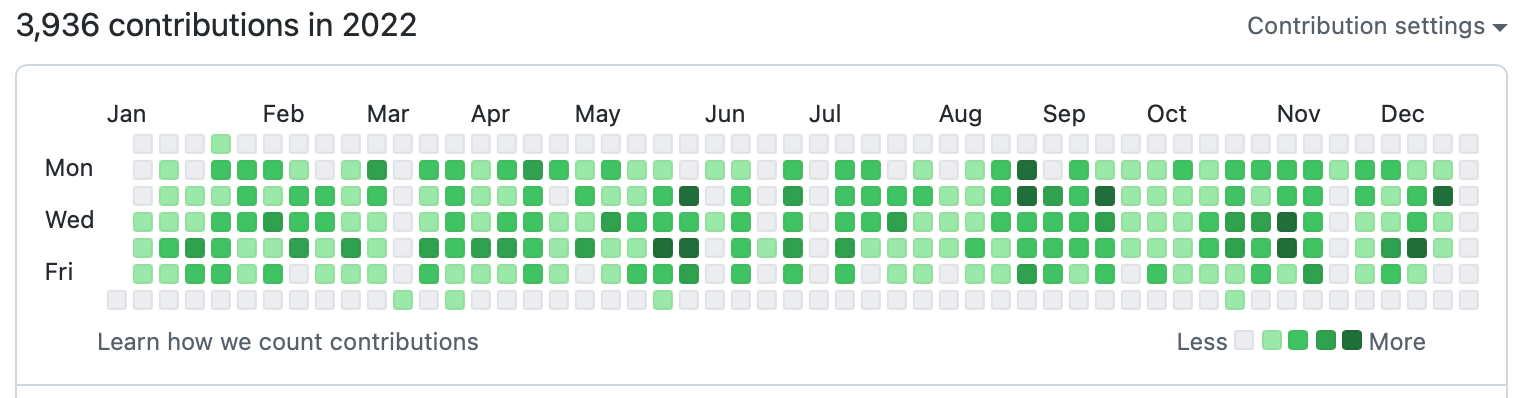
#> input picture tests/fixtures/official_github_light.png, 1536 x 398 px
$ python -i find_grid.py   (imports and definitions only)
#> lines starting #> are read from the running program, lines starting #| are printed output that depends on the picture; after the words box and inside, x2 and y2 are one past the last pixel; in counts of white or black regions, pixels touching at a corner belong together
"""Detect a 7-row contribution lattice from repeated square blobs."""

from __future__ import annotations

import math
from collections import Counter, defaultdict
from collections.abc import Iterable
from dataclasses import dataclass
from itertools import pairwise

import cv2
import numpy as np

from app.errors import ServiceError


@dataclass(frozen=True, slots=True)
class SquareBlob:
    x: float
    y: float
    width: float
    height: float
    quality: float = 1.0

    @property
    def side(self) -> float:
        return (self.width + self.height) / 2.0


@dataclass(frozen=True, slots=True)
class GridDetection:
    rows: int
    cols: int
    centers: np.ndarray
    present: np.ndarray
    cell_width: float
    cell_height: float
    pitch_x: float
    pitch_y: float
    origin_x: float
    origin_y: float
    mean_snap_error: float
    blobs_found: int
    warnings: tuple[tuple[str, str], ...] = ()


def _valid_component(
    x: int,
    y: int,
    width: int,
    height: int,
    area: float,
    image_shape: tuple[int, int],
) -> bool:
    del x, y
    image_height, image_width = image_shape
    if width < 3 or height < 3:
        return False
    if width > min(160, image_width * 0.16) or height > min(160, image_height * 0.35):
        return False
    ratio = width / height
    if ratio < 0.72 or ratio > 1.28:
        return False
    fill = float(area) / max(1.0, width * height)
    return 0.24 <= fill <= 1.12


def _components_from_quantized(rgb: np.ndarray) -> list[SquareBlob]:
    height, width = rgb.shape[:2]
#> height = 398; width = 1536
    blobs: list[SquareBlob] = []
    for quantum in (8, 16):
        # Pack quantized RGB into uint16 in place.  The previous HxWx3 int32
        # temporary cost ~69 MB at the 2400-square working bound.
        identifiers = rgb[:, :, 0].astype(np.uint16)
        identifiers //= quantum
        identifiers <<= 11
        channel = rgb[:, :, 1].astype(np.uint16)
        channel //= quantum
        channel <<= 6
        identifiers |= channel
        channel = rgb[:, :, 2].astype(np.uint16)
        channel //= quantum
        identifiers |= channel
        del channel
        values, counts = np.unique(identifiers, return_counts=True)
        # Calendar shades and panel colors dominate.  A generous cap still
        # bounds work on noisy JPEGs.
        order = np.argsort(counts)[::-1][:32]
        for value in values[order]:
            mask = cv2.compare(identifiers, int(value), cv2.CMP_EQ)
            count, _labels, stats, centroids = cv2.connectedComponentsWithStats(mask, 8)
            for index in range(1, count):
                x, y, component_width, component_height, area = stats[index]
                if not _valid_component(
                    int(x),
                    int(y),
                    int(component_width),
                    int(component_height),
                    int(area),
                    (height, width),
                ):
                    continue
                center_x, center_y = centroids[index]
                fill = area / max(1, component_width * component_height)
                blobs.append(
                    SquareBlob(
                        float(center_x),
                        float(center_y),
                        float(component_width),
                        float(component_height),
                        quality=float(fill + 0.5),
                    )
                )
#> this loop made 2 passes
#> pass 1, in _components_from_quantized, `identifiers //= quantum`:
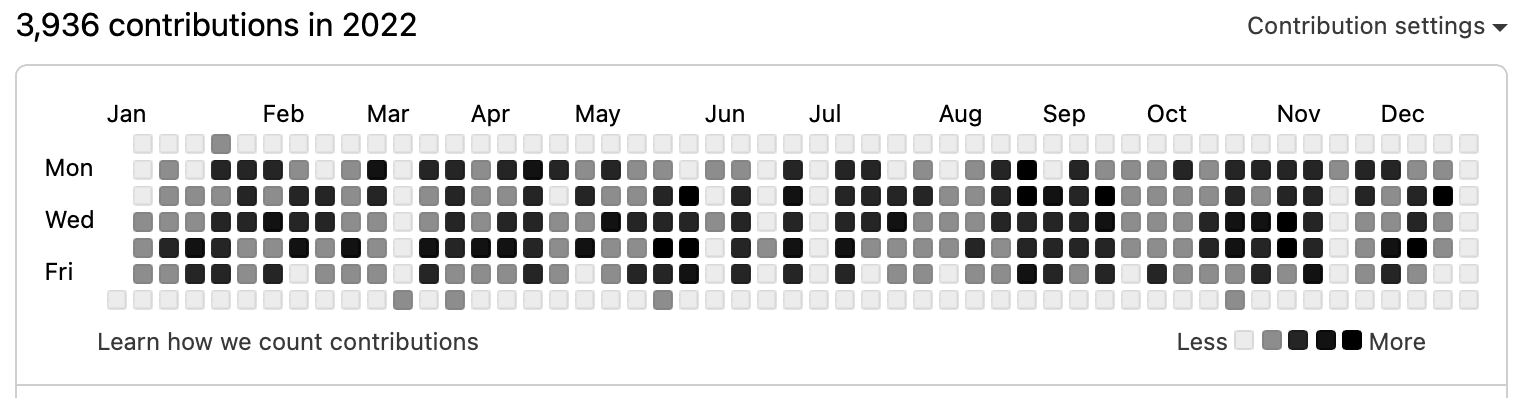
#> identifiers: shape (398, 1536) uint16; min 4, max 31, mean 27.6; drawn with min black and max white
#> pass 1, in _components_from_quantized, `channel = rgb[:, :, 1].astype(np.uint16)`:
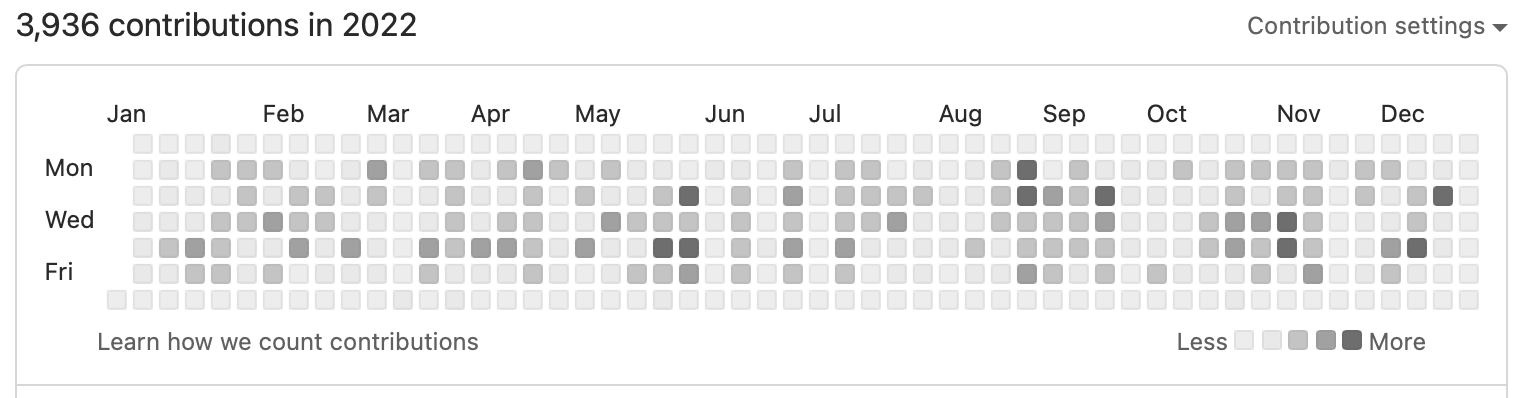
#> channel: shape (398, 1536) uint16; min 41, max 255, mean 241.3
#> after the loop:
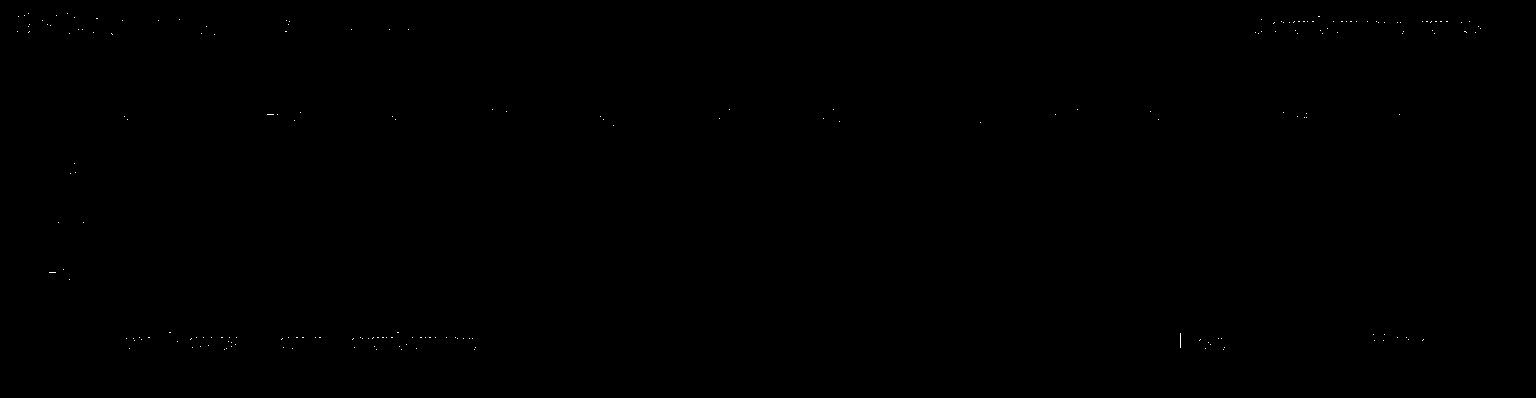
#> mask: shape (398, 1536); 0.04% white in thin lines or dots, all inside (x1, y1, x2, y2) = (17, 13, 1481, 350)
#> after the loop, blobs = 1046 items
    return blobs


def _components_from_edges(rgb: np.ndarray) -> list[SquareBlob]:
    height, width = rgb.shape[:2]
#> height = 398; width = 1536
    gray = cv2.cvtColor(rgb, cv2.COLOR_RGB2GRAY)
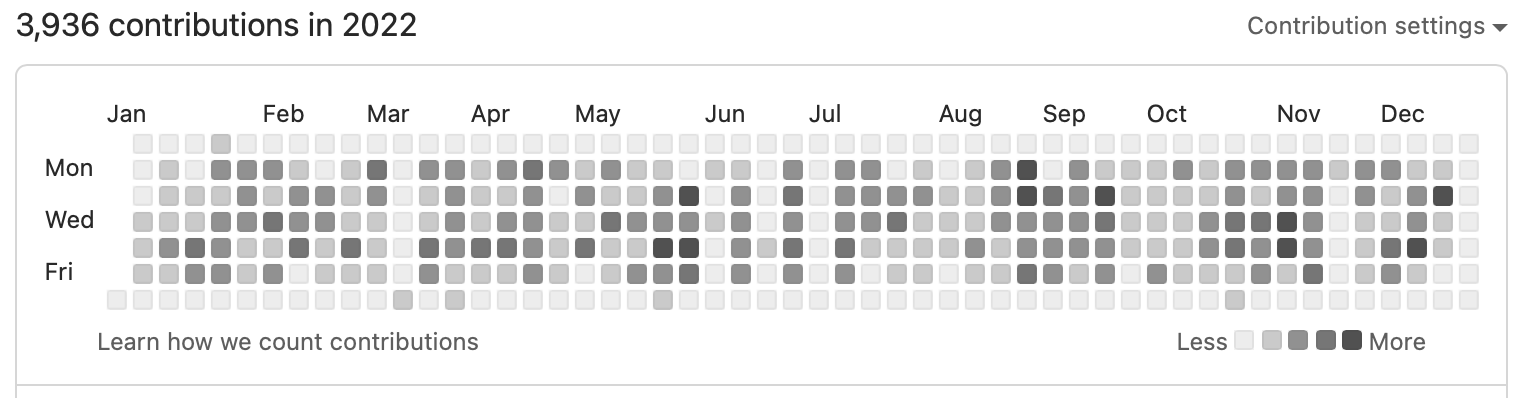
#> gray: shape (398, 1536); min 40, max 255, mean 235.7
    lab = cv2.cvtColor(rgb, cv2.COLOR_RGB2LAB)
#> lab: shape (398, 1536, 3); mean of channels 0, 1, 2 239.8, 121.5, 132
    edge_mask = np.zeros_like(gray)
    for channel in (gray, lab[:, :, 0], lab[:, :, 1], lab[:, :, 2]):
        edge_mask |= cv2.Canny(channel, 4, 24, apertureSize=3, L2gradient=True)
#> this loop made 4 passes
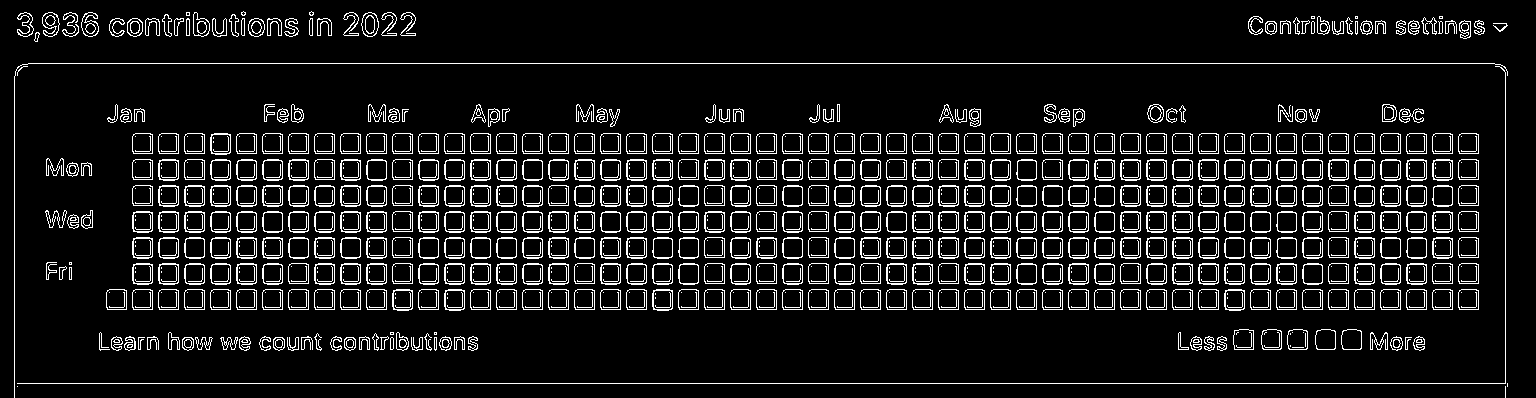
#> edge_mask: shape (398, 1536); 9.9% white in thin lines or dots
    edge_mask = cv2.morphologyEx(
        edge_mask,
        cv2.MORPH_CLOSE,
        np.ones((3, 3), dtype=np.uint8),
    )
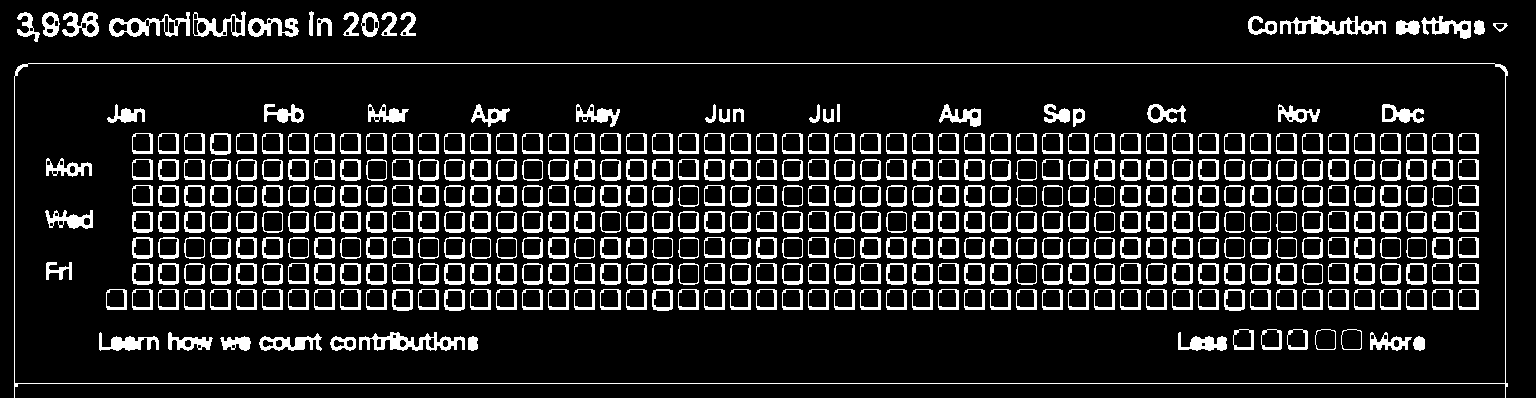
#> edge_mask: shape (398, 1536); 13.5% white; 419 white regions, largest, box (x1, y1, x2, y2) and area: (14, 63, 1508, 398) 3738, (1280, 16, 1386, 35) 975, (359, 332, 465, 351) 975

    masks = [edge_mask]
    block = max(15, min(51, (min(height, width) // 12) | 1))
#> block = 33
    adaptive = cv2.adaptiveThreshold(
        gray,
        255,
        cv2.ADAPTIVE_THRESH_GAUSSIAN_C,
        cv2.THRESH_BINARY_INV,
        block,
        3,
    )
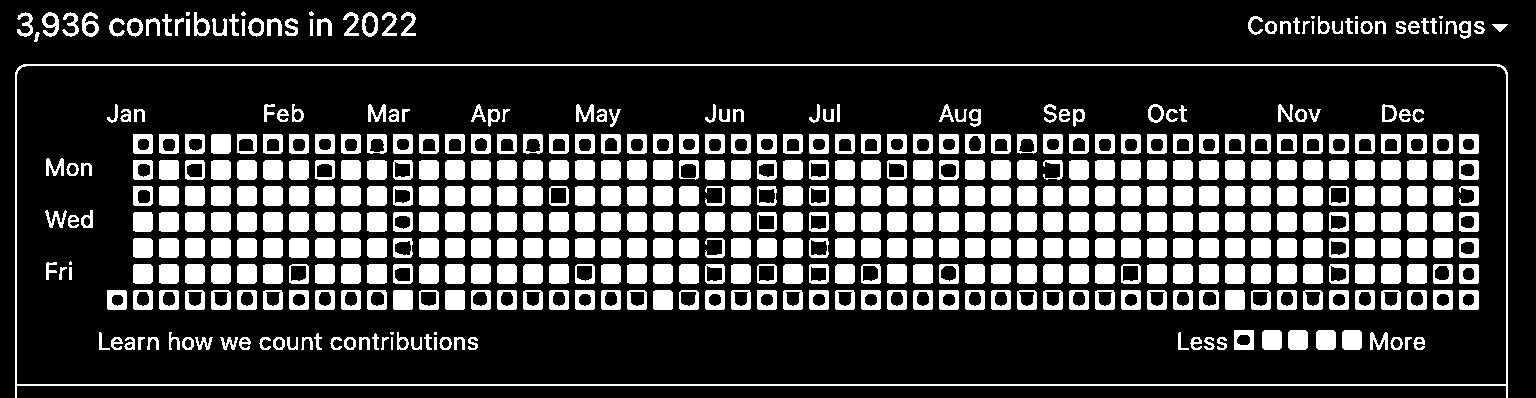
#> adaptive: shape (398, 1536); 23.4% white; 506 white regions (9 under 20 px), largest, box (x1, y1, x2, y2) and area: (15, 64, 1508, 398) 7290, (393, 290, 413, 310) 396, (445, 290, 465, 310) 396
    masks.extend((adaptive, cv2.bitwise_not(adaptive)))

    blobs: list[SquareBlob] = []
    for mask in masks:
        contours, _hierarchy = cv2.findContours(mask, cv2.RETR_LIST, cv2.CHAIN_APPROX_SIMPLE)
        for contour in contours:
            x, y, component_width, component_height = cv2.boundingRect(contour)
            area = abs(cv2.contourArea(contour))
            if not _valid_component(
                x,
                y,
                component_width,
                component_height,
                area,
                (height, width),
            ):
                continue
            blobs.append(
                SquareBlob(
                    x + (component_width - 1) / 2,
                    y + (component_height - 1) / 2,
                    float(component_width),
                    float(component_height),
                    quality=float(area / max(1, component_width * component_height)),
                )
            )
#> this loop made 3 passes
    return blobs


def detect_square_blobs(rgb: np.ndarray) -> list[SquareBlob]:
    if rgb.ndim != 3 or rgb.shape[2] != 3:
        raise ValueError("rgb must be an H x W x 3 array")
    return _components_from_quantized(rgb) + _components_from_edges(rgb)


# [382 lines left out: functions _deduplicate, _cluster_axis, _choose_seven_bands, _horizontal_pitch, _choose_phase, _select_column_extent and 4 more, not called in this run]

>>> import cv2
>>> picture = cv2.cvtColor(cv2.imread('../../../../tests/fixtures/official_github_light.png'), cv2.COLOR_BGR2RGB)
>>> result = detect_square_blobs(picture)
